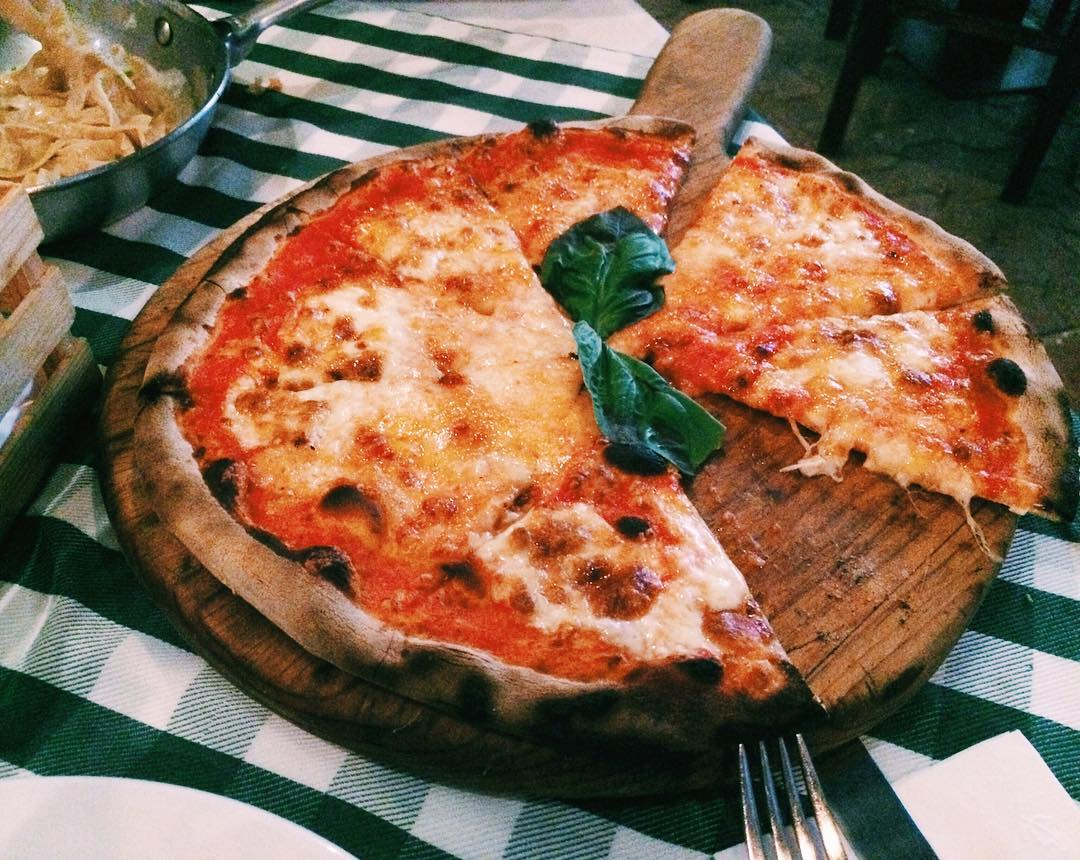
#> input picture data/pizza_data/images/00012.jpg, 1080 x 860 px; its folder holds 4 pictures in this run
$ python Min_image_hw.py
#> lines starting #> are read from the running program, lines starting #| are printed output that depends on the picture
#!/usr/bin/env python3
from PIL import Image
import os
import sys
from tqdm import tqdm
import matplotlib.pyplot as plt
import numpy as np
import pandas as pd
from collections import Counter

path = os.path.dirname(__file__)+'/data/pizza_data/images'
# set an initial value which no image will meet
minw = 10000000
minh = 10000000
maxw = 0
maxh = 0
w_list = []
h_list = []


for image in tqdm(os.listdir(path)):
    # get the image height & width
    image_location = os.path.join(path, image)
    im = Image.open(image_location)
#> im is the input picture: PIL image 1080x860 RGB; mean R, G, B 131.7, 103.4, 80.4
    data = im.size
#> data = (1080, 860)
    # if the width is lower than the last image, we have a new "winner"
    w = data[0]
#> w = 1080
    if w < minw:
        newminw = w, image_location
        minw = w
#> minw = 1080
    # if the height is lower than the last image, we have a new "winner"
    h = data[1]
#> h = 860
    if h < minh:
        newminh = h, image_location
        minh = h
#> minh = 860

    if w > maxw:
        newmaxw = w, image_location
        maxw = w
#> maxw = 1080
    # if the height is lower than the last image, we have a new "winner"

    if h > maxh:
        newmaxh = h, image_location
        maxh = h
#> maxh = 860

    w_list.append(w)
    h_list.append(h)
# finally, print the values and corresponding files
print("minwidth", newminw)
#| minwidth (1080, 'data/pizza_data/images/00012.jpg')
print("minheight", newminh)
#| minheight (810, 'data/pizza_data/images/00311.jpg')
print("maxwidth", newmaxw)
#| maxwidth (1080, 'data/pizza_data/images/00012.jpg')
print("maxheight", newmaxh)
#| maxheight (1080, 'data/pizza_data/images/00032.jpg')

fig2 = plt.figure()
plt.hist2d(np.array(w_list), np.array(h_list), bins=50)
plt.xlabel('Image Width')
plt.ylabel('Image Height')
cbar = plt.colorbar()
cbar.ax.set_ylabel('Counts')

plt.show()
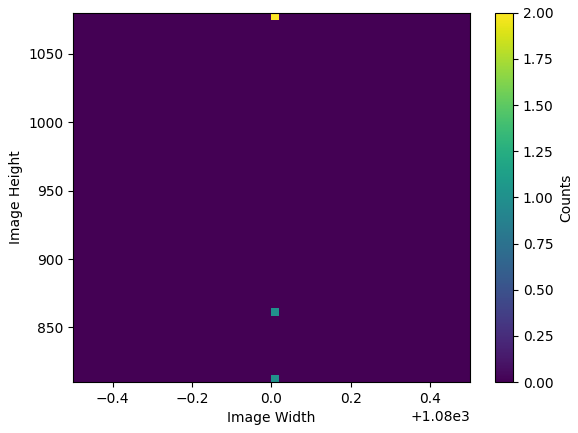
#> figure drawn by matplotlib, 2 panels

#> (the run stopped early here; a loop or call above may not have finished)
